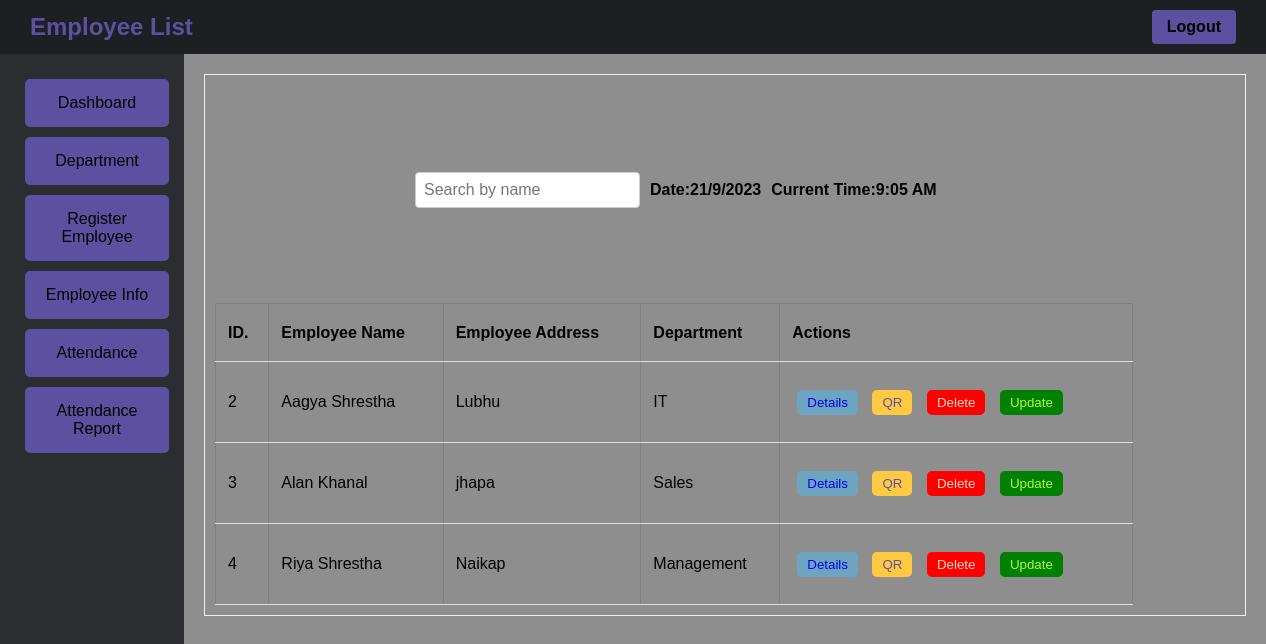
The page /admin/empInfo.php (signed in) on the database its author committed.
### tables this page shows
CREATE TABLE `emp_info` (
  `emp_id` int(15) NOT NULL,
  `dept_id` int(15) NOT NULL,
  `atten_id` int(15) NOT NULL,
  `emp_name` varchar(60) NOT NULL,
  `emp_address` varchar(120) NOT NULL,
  `emp_phone` varchar(20) NOT NULL,
  `emp_email` varchar(60) NOT NULL,
  `department` int(15) NOT NULL,
  `qr_code` varchar(255) NOT NULL
);

CREATE TABLE `department` (
  `dept_id` int(15) NOT NULL,
  `dept_name` varchar(60) NOT NULL
);

### admin/empInfo.php (the view, shortened to what this page needs)
<?php
    include '../database/dbconnect.php';
?>
<!DOCTYPE html>
<html>
<head>
    <link rel="stylesheet" type="text/css" href="../style/base.css">
</head>
<body>
    <div class="nav">
        <div class="admin-title">Employee List</div>
        <div class="logout"><a href="logout.php">Logout</a></div>
    </div>
    <div class="container">
        <div class="side_panel">
            <div class="spanel_button"><a href="dashboard.php">Dashboard</a></div>
            <div class="spanel_button"><a href="department.php">Department</a></div>
            <div class="spanel_button"><a href="empReg.php">Register Employee</a></div>
            <div class="spanel_button"><a href="empInfo.php">Employee Info</a></div>
            <div class="spanel_button"><a href="scan.php">Attendance</a></div>
            <div class="spanel_button"><a href="empAttendance.php">Attendance Report</a></div>
        </div>
        <div class="second">
            <div class="box">
                <div class="search-container">
                    <input type="text" id="searchInput" onkeyup="searchTable()" placeholder="Search by name">
                    <div class="date-container">
                    Date: <span id="date"><?php echo date('d/m/Y'); ?></span>
                    </div>
                    <div class="time-container">
                    Current Time: <span id="currentTime"><?php echo date('h:i A'); ?></span>
                    </div>
                </div>
                <?php
                    $sql = ("SELECT * FROM emp_info JOIN department WHERE emp_info.dept_id = department.dept_id") or die("failed to query database".mysqli_error());
                    $result = mysqli_query($conn, $sql) or die("Query Unsuccessfull");
                    if(mysqli_num_rows($result) > 0){
                ?>
                <table border="1">
                    <tr>
                        <th>ID.</th>
                        <th>Employee Name</th>
                        <th>Employee Address</th>
                        <th>Department</th>
                        <th>Actions</th>
                    </tr>
                    <tbody>
                        <?php
                            while($row = $result->fetch_assoc()) {
                                ?>
                                <tr>
                                    <td><?= $row['emp_id']?></td>
                                    <td><?= $row['emp_name']?></td>
                                    <td><?= $row['emp_address']?></td>
                                    <td><?= $row['dept_name']?></td>
                                    <td>
                                        <button class=detailsBtn><a href="empDetails.php?id=<?php echo $row['emp_id'] ?>">Details</a></button>
                                        <button class=qrBtn><a href="qrhashed_new.php?id=<?php echo $row['emp_id'] ?>">QR</a></button>
                                        <button class=deleteBtn><a href="../database/delete_emp.php?id=<?php echo $row['emp_id'] ?>">Delete</a></button>
                                        <button class=updateBtn><a href="empupdate.php?id=<?php echo $row['emp_id'] ?>">Update</a></button>
                                    </td>
                                </tr>
                            <?php } ?>
                    </tbody>
                </table>
                <?php }else{
                    echo "<h2>No Record Found</h2>";
                } ?>
            </div>
        </div>
    </div>
</body>
</html>

### style/base.css (style rules this page uses)
body { font-family: Arial, sans-serif; margin: 0; padding: 0; display: flex; flex-direction: column; }
.nav { background-color: #1e1f22; padding: 10px; display: flex; align-items: center; justify-content: space-between; }
.admin-title { color: #5e50a1; font-size: 24px; font-weight: bold; padding: 0px 20px; }
.container { width: 100vw; height: 100vh; display: flex; flex-direction: row; }
.side_panel { background-color:#2B2D31; width: 200px; padding: 20px; list-style-type: none; text-decoration: none; display: flex; flex-direction: column; align-items: flex-start; justify-content: flex-start; }
.second { flex: 1; background-color:rgb(143, 142, 142); display: flex; flex-wrap: wrap; padding: 20px; }
.box { height: 65vh; width: 1020px; position: relative; border: 1px solid rgb(243, 238, 238); display: flex; flex-wrap: wrap; padding: 10px; }
button { padding: 5px 10px; background-color: #4CAF50; color: white; border: none; cursor: pointer; }
.spanel_button { margin: 5px; background-color: #5e50a1; border: 1px solid gray; width: 100%; border: none; text-align: center; border-radius: 5px; cursor: pointer; transition: background-color 0.3s; }
.spanel_button a { display: block; color: black; text-decoration: none; font-size: 16px; padding: 10px 15px; margin: 5px; border-radius: 4px; transition: background-color 0.3s ease; }
.updateBtn { background-color: green; text-decoration: none; padding: 5px 10px; margin: 5px; border-radius: 5px; transition: background-color 0.3s ease; }
.updateBtn a { text-decoration: none; color: greenyellow; }
.deleteBtn { background-color: red; text-decoration: none; padding: 5px 10px; margin: 5px; border-radius: 5px; transition: background-color 0.3s ease; }
.deleteBtn a { text-decoration: none; color: #ffddbb; }
.detailsBtn { background-color: #6da5c0; text-decoration: none; padding: 5px 10px; margin: 5px; border-radius: 5px; transition: background-color 0.3s ease; }
.detailsBtn a { text-decoration: none; }
.qrBtn { background-color: #ffc942; text-decoration: none; padding: 5px 10px; margin: 5px; border-radius: 5px; transition: background-color 0.3s ease; }
.qrBtn a { text-decoration: none; color: #5e50a1; }
.logout { background-color: #5e50a1; color: #4ebcfc; padding: 8px 15px; border: none; border-radius: 4px; cursor: pointer; font-weight: bold; transition: background-color 0.3s ease; margin-right: 20px; }
.logout a { color: black; text-decoration: none; }

### admin/empInfo.php (style rules this page uses)
.search-container { display: flex; align-items: center; justify-content: flex-start; height: 50px; margin: 80px 0px 10px 200px; }
.search-container input[type="text"] { padding: 8px; border: 1px solid #ccc; border-radius: 4px; font-size: 16px; margin-right: 10px; }
.date-container { display: flex; align-items: center; justify-content: flex-start; font-weight: bold; }
.time-container { display: flex; align-items: center; justify-content: flex-start; font-weight: bold; margin-left: 10px; }
table { border-collapse: collapse; width: 90%; }
th, td { padding: 12px; text-align: left; border-bottom: 1px solid #ddd; height: 2px; }

### rows shown on the page
emp_info: emp_id "2", emp_name "Aagya Shrestha", emp_address "Lubhu", dept.dept_name "IT"
emp_info: emp_id "3", emp_name "Alan Khanal", emp_address "jhapa", dept.dept_name "Sales"
emp_info: emp_id "4", emp_name "Riya Shrestha", emp_address "Naikap", dept.dept_name "Management"
